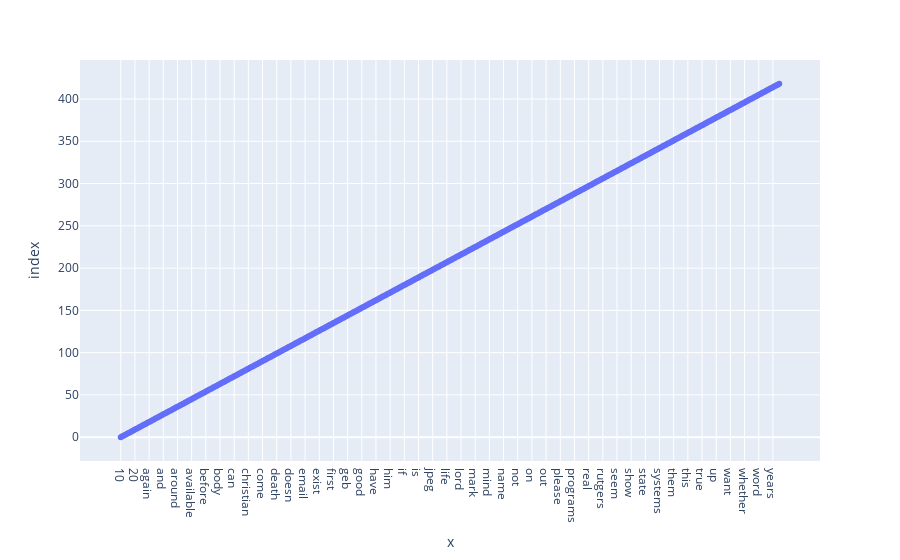

Notebook source saved alongside this figure:
### Code cell
fig  = px.scatter(y14, x14)
fig.show()

### Figure 1 — Plotly figure (JSON) as saved in the notebook; plotly's stock layout.template omitted (floating-point values rounded to 4 significant figures; data arrays with more than 128 entries replaced by an {"elided": "..."} marker saying what was removed)
{"data": [{"hovertemplate": "x=%{x}<br>index=%{y}<extra></extra>", "legendgroup": "", "marker": {"color": "#636efa", "symbol": "circle"}, "mode": "markers", "name": "", "orientation": "h", "showlegend": false, "type": "scatter", "x": {"elided": "419 str values"}, "xaxis": "x", "y": {"elided": "419 int values"}, "yaxis": "y"}], "layout": {"legend": {"tracegroupgap": 0}, "margin": {"t": 60}, "xaxis": {"anchor": "y", "domain": [0, 1], "title": {"text": "x"}}, "yaxis": {"anchor": "x", "domain": [0, 1], "title": {"text": "index"}}}}
